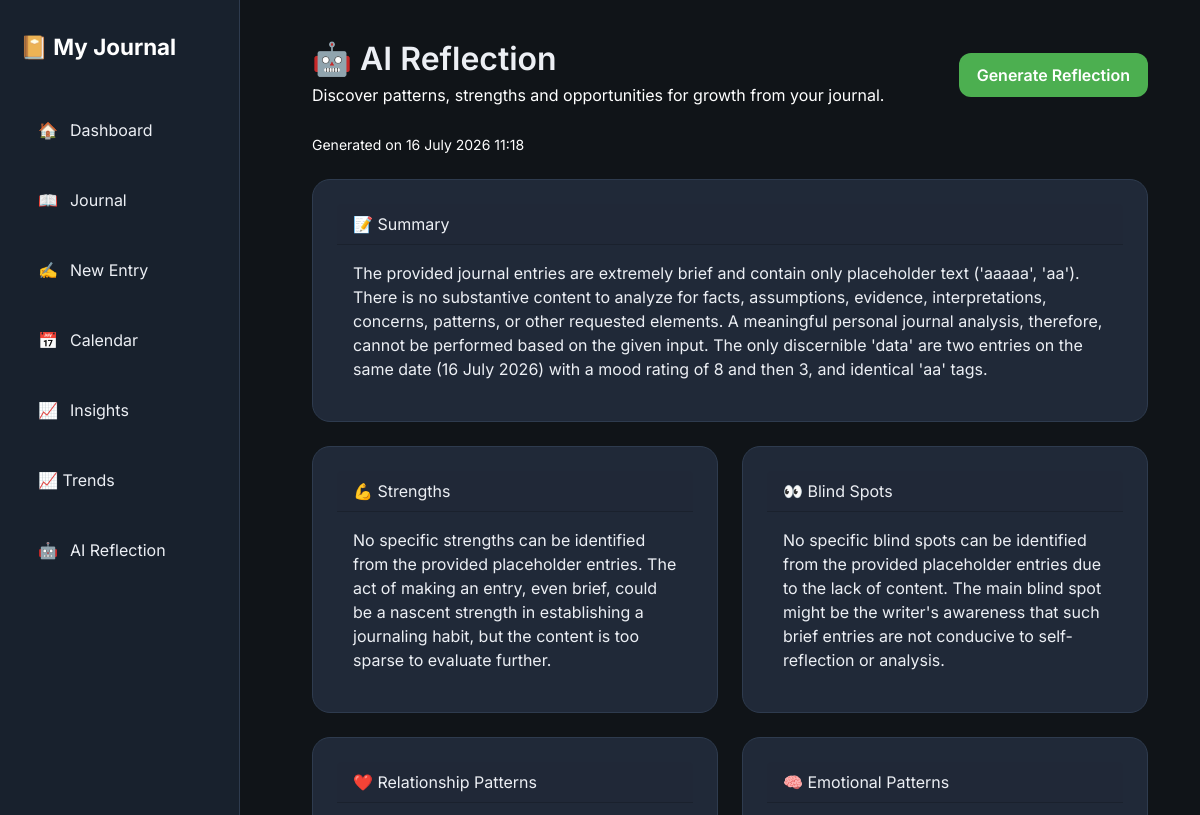
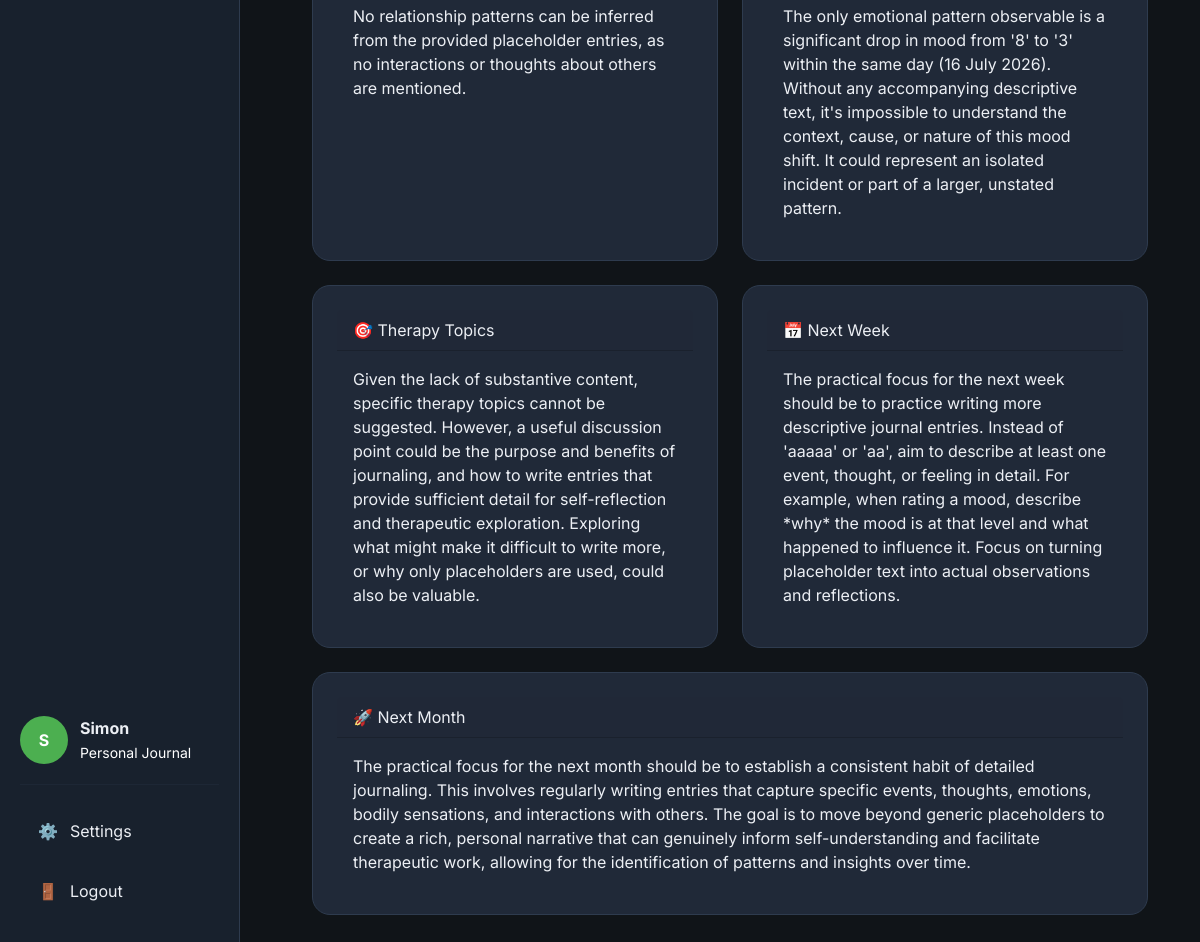
Page /reflection (signed in) on the committed database (2 pictures, top to bottom).
### models/user.py (models this page shows, shortened)
class User(UserMixin, db.Model):
    id = db.Column(
        db.Integer,
        primary_key=True
    )
    username = db.Column(
        db.String(100),
        unique=True,
        nullable=False
    )
    display_name = db.Column(
    db.String(50),
    nullable=True
    )
    password_hash = db.Column(
        db.String(255),
        nullable=False
    )
    entries = db.relationship(
    "Entry",
    backref="author",
    lazy=True,
    cascade="all, delete-orphan"
)

### models/reflection.py (models this page shows)
class Reflection(db.Model):
    title = db.Column(
    db.String(100),
    nullable=False,
    default="AI Reflection")
    id = db.Column(db.Integer, primary_key=True)
    created_at = (db.Column(db.DateTime, nullable=True, default=db.func.current_timestamp()))
    summary = db.Column(db.Text, nullable=True)
    strengths = db.Column(db.Text, nullable=True)
    blind_spots = db.Column(db.Text, nullable=True)
    relationship_patterns = db.Column(db.Text, nullable=True)
    emotional_patterns = db.Column(db.Text, nullable=True)
    therapy_topics = db.Column(db.Text, nullable=True)
    next_week = db.Column(db.Text, nullable=True)
    next_month = db.Column(db.Text, nullable=True)
    user_id = db.Column(db.Integer, db.ForeignKey("user.id"), nullable=True)

### routes/reflection.py (the view, shortened to what this page needs)
@reflection_bp.route(
    "/reflection",
    methods=["GET", "POST"]
)
@login_required
def reflection():
    latest_reflection = Reflection.query.filter_by(
        user_id=current_user.id
    ).order_by(
        Reflection.created_at.desc()
    ).first()
    return render_template(
        "ai_reflection.html",
        reflection=latest_reflection
    )

### routes/auth.py (called while the page is built)
@login_manager.user_loader
def load_user(user_id):
    return User.query.get(int(user_id))

### templates/ai_reflection.html (shortened to what this page needs)
{% extends "base.html" %}
{% block content %}
<div class="container-fluid">
    <div class="d-flex justify-content-between align-items-center mb-4">
        <div>
            <h2 class="mb-1">
                🤖 AI Reflection
            </h2>
            <p class="text-muted mb-0">
                Discover patterns, strengths and opportunities for growth from your journal.
            </p>
        </div>
        <form method="POST">
            <button
                type="submit"
                class="btn btn-primary">
                Generate Reflection
            </button>
        </form>
    </div>
    {% if reflection %}
    <div class="text-muted small mb-4">
        Generated on
        {{ reflection.created_at.strftime("%d %B %Y %H:%M") }}
    </div>
    <div class="row g-4">
        <div class="col-lg-12">
            <div class="card h-100">
                <div class="card-header">
                    📝 Summary
                </div>
                <div class="card-body">
                    {{ reflection.summary }}
                </div>
            </div>
        </div>
        <div class="col-lg-6">
            <div class="card h-100">
                <div class="card-header">
                    💪 Strengths
                </div>
                <div class="card-body">
                    {{ reflection.strengths }}
                </div>
            </div>
        </div>
        <div class="col-lg-6">
            <div class="card h-100">
                <div class="card-header">
                    👀 Blind Spots
                </div>
                <div class="card-body">
                    {{ reflection.blind_spots }}
                </div>
            </div>
        </div>
        <div class="col-lg-6">
            <div class="card h-100">
                <div class="card-header">
                    ❤️ Relationship Patterns
                </div>
                <div class="card-body">
                    {{ reflection.relationship_patterns }}
                </div>
            </div>
        </div>
        <div class="col-lg-6">
            <div class="card h-100">
                <div class="card-header">
                    🧠 Emotional Patterns
                </div>
                <div class="card-body">
                    {{ reflection.emotional_patterns }}
                </div>
            </div>
        </div>
        <div class="col-lg-6">
            <div class="card h-100">
                <div class="card-header">
                    🎯 Therapy Topics
                </div>
                <div class="card-body">
                    {{ reflection.therapy_topics }}
                </div>
            </div>
        </div>
        <div class="col-lg-6">
            <div class="card h-100">
                <div class="card-header">
                    📅 Next Week
                </div>
                <div class="card-body">
                    {{ reflection.next_week }}
                </div>
            </div>
        </div>
        <div class="col-lg-12">
            <div class="card">
                <div class="card-header">
                    🚀 Next Month
                </div>
                <div class="card-body">
                    {{ reflection.next_month }}
                </div>
            </div>
        </div>
    </div>
    {% endif %}
</div>
{% endblock %}

### templates/base.html (shortened to what this page needs)
<!DOCTYPE html>
<html lang="en">
<head>
    <link href="https://cdn.jsdelivr.net/npm/bootstrap@5.3.3/dist/css/bootstrap.min.css"
          rel="stylesheet">
    <link rel="stylesheet"
          href="{{ url_for('static', filename='css/variables.css') }}">
    <link rel="stylesheet"
          href="{{ url_for('static', filename='css/layout.css') }}">
    <link rel="stylesheet"
          href="{{ url_for('static', filename='css/components.css') }}">
    <link rel="stylesheet"
          href="{{ url_for('static', filename='css/style.css') }}">
    <link rel="stylesheet"
      href="{{ url_for('static', filename='css/trends.css') }}">
</head>
<body>
{% if current_user.is_authenticated %}
<div class="app-layout">
    <aside class="sidebar">
        <div class="sidebar-header">
            <a href="{{ url_for('dashboard.dashboard') }}"
               class="logo">
                📔
                <span>My Journal</span>
            </a>
        </div>
        <nav class="sidebar-nav">
            <a href="{{ url_for('dashboard.dashboard') }}"
               class="nav-item {% if request.endpoint == 'dashboard.dashboard' %}active{% endif %}">
                🏠
                <span>Dashboard</span>
            </a>
            <a href="{{ url_for('journal.journal') }}"
               class="nav-item {% if request.endpoint == 'journal.journal' %}active{% endif %}">
                📖
                <span>Journal</span>
            </a>
            <a href="{{ url_for('journal.new_entry') }}"
               class="nav-item {% if request.endpoint == 'journal.new_entry' %}active{% endif %}">
                ✍️
                <span>New Entry</span>
            </a>
            <a href="{{ url_for('calendar.calendar') }}"
               class="nav-item {% if request.endpoint == 'calendar.calendar' %}active{% endif %}">
                📅
                <span>Calendar</span>
            </a>
            <a href="{{ url_for('insights.insights') }}"
               class="nav-item {% if request.endpoint == 'insights.insights' %}active{% endif %}">
                📈
                <span>Insights</span>
            </a>
            <a href="{{ url_for('trends.trends') }}" class="nav-item">
                <span>📈 Trends</span>
            </a>
            <a href="{{ url_for('reflection.reflection') }}" class="nav-item">
                🤖
                <span>AI Reflection</span>
            </a>
        </nav>
        <div class="sidebar-footer">
            <div class="user-card">
                <div class="avatar">
                    {{ (current_user.display_name or current_user.username)[0]|upper }}
                </div>
                <div>
                    <strong>
                        {{ current_user.display_name or current_user.username }}
                    </strong>
                    <br>
                    <small>Personal Journal</small>
                </div>
            </div>
            <hr>
            <a href="{{ url_for('settings.settings') }}"
               class="nav-item">
                ⚙️
                <span>Settings</span>
            </a>
            <a href="{{ url_for('auth.logout') }}"
               class="nav-item">
                🚪
                <span>Logout</span>
            </a>
        </div>
    </aside>
    <main class="main-content">
        {% block content %}
        {% endblock %}
    </main>
</div>
{% endif %}
</body>
</html>

### static/css/variables.css (style rules this page uses)
:root { --bg:#101418; --sidebar:#18212d; --card:#202938; --card-hover:#293548; --input:#273244; --text:#ECEFF4; --muted:#ffffff; --text-muted:#ffffff; --heading:#FFFFFF; --accent:#4CAF50; --accent-hover:#43A047; --accent-light:#6FCF70; --success:#22C55E; --warning:#F59E0B; --danger:#EF4444; --info:#3B82F6; --border:#2E3B4E; --shadow-small: 0 4px 12px rgba(0,0,0,.15); --shadow-medium: 0 10px 25px rgba(0,0,0,.25); --shadow-large: 0 20px 40px rgba(0,0,0,.35); --radius-small:8px; --radius-medium:14px; --radius-large:20px; --radius-round:999px; --space-xs:6px; --space-sm:12px; --space-md:20px; --space-lg:32px; --space-xl:48px; --sidebar-width:260px; --transition-fast:.15s ease; --transition:.25s ease; --transition-slow:.4s ease; }

### static/css/layout.css (style rules this page uses)
body { margin:0; padding:0; min-height:100vh; background:var(--bg); color:var(--text); }
.app-layout { display:flex; min-height:100vh; }
.sidebar { width:260px; background:var(--sidebar); border-right:1px solid var(--border); display:flex; flex-direction:column; justify-content:space-between; padding:30px 20px; position:fixed; top:0; left:0; bottom:0; }
.sidebar-header { margin-bottom:40px; }
.sidebar-nav { display:flex; flex-direction:column; gap:10px; flex:1; }
.sidebar-footer { margin-top:40px; }
.main-content { flex:1; margin-left:260px; padding:40px; overflow-y:auto; }
.sidebar { width:240px; transition:.3s; }

### static/css/components.css (style rules this page uses)
.card { background:var(--card); border:1px solid var(--border); border-radius:18px; padding:24px; transition:.2s ease; color:var(--text) }
.btn { border-radius:12px; padding:10px 18px; font-weight:600; transition:.2s; }
.btn-primary { background:var(--accent); border:none; color:white; }
.nav-item { display:flex; align-items:center; gap:12px; padding:14px 18px; margin-bottom:8px; border-radius:12px; text-decoration:none; color:var(--text); transition:.2s; }
.logo { font-size:1.4rem; font-weight:700; text-decoration:none; color:white; }
.user-card { display:flex; align-items:center; gap:12px; margin-top:auto; }
.avatar { width:48px; height:48px; border-radius:50%; background:var(--accent); color:white; display:flex; justify-content:center; align-items:center; font-weight:bold; }

### static/css/style.css (style rules this page uses)
* { box-sizing:border-box; }
body { font-family:'Inter',sans-serif; background:var(--bg); color:var(--text); margin:0; padding:0; overflow-x:hidden; }
h1,h2,h3,h4,h5,h6 { color:var(--text); font-weight:600; margin-bottom:15px; }
p { color:var(--muted); line-height:1.7; }
small { color:var(--muted); }
a { color:inherit; text-decoration:none; }
hr { border:none; border-top:1px solid var(--border); margin:20px 0; }
button, a, .card, input, textarea, select { transition:.2s ease; }
.text-muted { color:var(--muted)!important; }

### rows in the picture
User: display_name+username "S", display_name+username "Simon"
Reflection: created_at "16 July 2026 11:18", summary "The provided journal entries are extremely brief and contain only placeholder text ('aaaaa', 'aa'). There is no substantive content to analyze for facts, assumptions, evidence, interpretations, concerns, patterns, or other requested elements. A meaningful personal journal analysis, therefore, cannot be performed based on the given input. The only discernible 'data' are two entries on the same date (16 July 2026) with a mood rating of 8 and then 3, and identical 'aa' tags.", strengths "No specific strengths can be identified from the provided placeholder entries. The act of making an entry, even brief, could be a nascent strength in establishing a journaling habit, but the content is too sparse to evaluate further.", blind_spots "No specific blind spots can be identified from the provided placeholder entries due to the lack of content. The main blind spot might be the writer's awareness that such brief entries are not conducive to self-reflection or analysis.", relationship_patterns "No relationship patterns can be inferred from the provided placeholder entries, as no interactions or thoughts about others are mentioned.", emotional_patterns "The only emotional pattern observable is a significant drop in mood from '8' to '3' within the same day (16 July 2026). Without any accompanying descriptive text, it's impossible to understand the context, cause, or nature of this mood shift. It could represent an isolated incident or part of a larger, unstated pattern.", therapy_topics "Given the lack of substantive content, specific therapy topics cannot be suggested. However, a useful discussion point could be the purpose and benefits of journaling, and how to write entries that provide sufficient detail for self-reflection and therapeutic exploration. Exploring what might make it difficult to write more, or why only placeholders are used, could also be valuable.", next_week "The practical focus for the next week should be to practice writing more descriptive journal entries. Instead of 'aaaaa' or 'aa', aim to describe at least one event, thought, or feeling in detail. For example, when rating a mood, describe *why* the mood is at that level and what happened to influence it. Focus on turning placeholder text into actual observations and reflections.", next_month "The practical focus for the next month should be to establish a consistent habit of detailed journaling. This involves regularly writing entries that capture specific events, thoughts, emotions, bodily sensations, and interactions with others. The goal is to move beyond generic placeholders to create a rich, personal narrative that can genuinely inform self-understanding and facilitate therapeutic work, allowing for the identification of patterns and insights over time."
